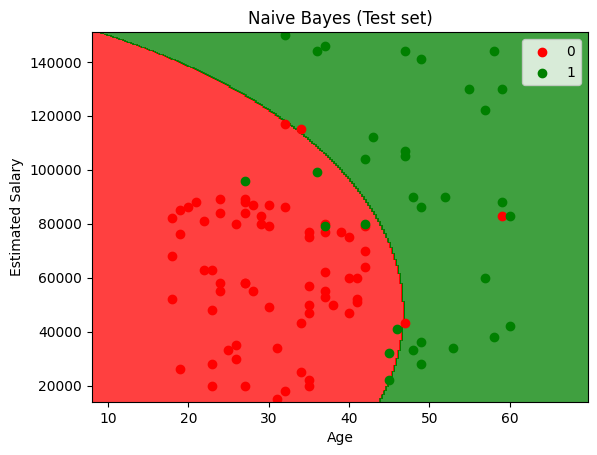

Write Python code to recreate this figure.
# Converted from: Naive_Bayes.ipynb

#!/usr/bin/env python
# coding: utf-8

# # Naive Bayes

# ## Importing the libraries

# In[1]:


import numpy as np
import matplotlib.pyplot as plt
import pandas as pd

# ## Importing the dataset

# In[2]:


dataset = pd.read_csv('Social_Network_Ads.csv')
X = dataset.iloc[:, :-1].values
y = dataset.iloc[:, -1].values

# ## Splitting the dataset into the Training set and Test set

# In[3]:


from sklearn.model_selection import train_test_split
X_train, X_test, y_train, y_test = train_test_split(X, y, test_size = 0.25, random_state = 0)

# In[4]:


print(X_train)

# In[5]:


print(y_train)

# In[6]:


print(X_test)

# In[7]:


print(y_test)

# ## Feature Scaling

# In[8]:


from sklearn.preprocessing import StandardScaler
sc = StandardScaler()
X_train = sc.fit_transform(X_train)
X_test = sc.transform(X_test)

# In[9]:


print(X_train)

# In[10]:


print(X_test)

# ## Training the Naive Bayes model on the Training set

# In[11]:


from sklearn.naive_bayes import GaussianNB
classifier = GaussianNB()
classifier.fit(X_train, y_train)

# ## Predicting a new result

# In[12]:


print(classifier.predict(sc.transform([[30,87000]])))

# ## Predicting the Test set results

# In[13]:


y_pred = classifier.predict(X_test)
print(np.concatenate((y_pred.reshape(len(y_pred),1), y_test.reshape(len(y_test),1)),1))

# ## Making the Confusion Matrix

# In[14]:


from sklearn.metrics import confusion_matrix, accuracy_score
cm = confusion_matrix(y_test, y_pred)
print(cm)
accuracy_score(y_test, y_pred)

# ## Visualising the Training set results

# In[15]:


from matplotlib.colors import ListedColormap
X_set, y_set = sc.inverse_transform(X_train), y_train
X1, X2 = np.meshgrid(np.arange(start = X_set[:, 0].min() - 10, stop = X_set[:, 0].max() + 10, step = 0.25),
                     np.arange(start = X_set[:, 1].min() - 1000, stop = X_set[:, 1].max() + 1000, step = 0.25))
plt.contourf(X1, X2, classifier.predict(sc.transform(np.array([X1.ravel(), X2.ravel()]).T)).reshape(X1.shape),
             alpha = 0.75, cmap = ListedColormap(('red', 'green')))
plt.xlim(X1.min(), X1.max())
plt.ylim(X2.min(), X2.max())
for i, j in enumerate(np.unique(y_set)):
    plt.scatter(X_set[y_set == j, 0], X_set[y_set == j, 1], c = ListedColormap(('red', 'green'))(i), label = j)
plt.title('Naive Bayes (Training set)')
plt.xlabel('Age')
plt.ylabel('Estimated Salary')
plt.legend()
plt.show()

# ## Visualising the Test set results

# In[16]:


from matplotlib.colors import ListedColormap
X_set, y_set = sc.inverse_transform(X_test), y_test
X1, X2 = np.meshgrid(np.arange(start = X_set[:, 0].min() - 10, stop = X_set[:, 0].max() + 10, step = 0.25),
                     np.arange(start = X_set[:, 1].min() - 1000, stop = X_set[:, 1].max() + 1000, step = 0.25))
plt.contourf(X1, X2, classifier.predict(sc.transform(np.array([X1.ravel(), X2.ravel()]).T)).reshape(X1.shape),
             alpha = 0.75, cmap = ListedColormap(('red', 'green')))
plt.xlim(X1.min(), X1.max())
plt.ylim(X2.min(), X2.max())
for i, j in enumerate(np.unique(y_set)):
    plt.scatter(X_set[y_set == j, 0], X_set[y_set == j, 1], c = ListedColormap(('red', 'green'))(i), label = j)
plt.title('Naive Bayes (Test set)')
plt.xlabel('Age')
plt.ylabel('Estimated Salary')
plt.legend()
plt.show()
